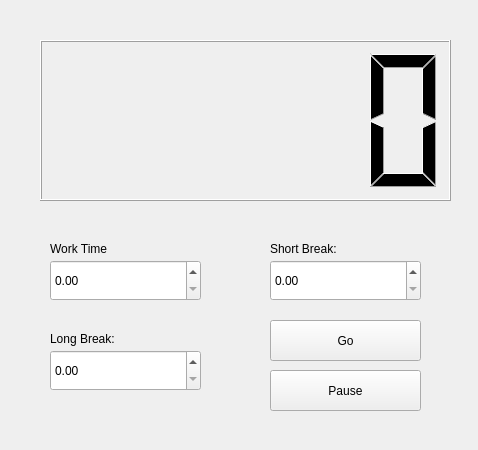
<?xml version="1.0" encoding="UTF-8"?>
<ui version="4.0">
 <class>Form</class>
 <widget class="QWidget" name="Form">
  <property name="geometry">
   <rect>
    <x>0</x>
    <y>0</y>
    <width>478</width>
    <height>450</height>
   </rect>
  </property>
  <property name="windowTitle">
   <string>Form</string>
  </property>
  <widget class="QPushButton" name="pushButton">
   <property name="geometry">
    <rect>
     <x>270</x>
     <y>320</y>
     <width>151</width>
     <height>41</height>
    </rect>
   </property>
   <property name="text">
    <string>Go</string>
   </property>
  </widget>
  <widget class="QPushButton" name="pushButton_2">
   <property name="geometry">
    <rect>
     <x>270</x>
     <y>370</y>
     <width>151</width>
     <height>41</height>
    </rect>
   </property>
   <property name="text">
    <string>Pause</string>
   </property>
  </widget>
  <widget class="QLCDNumber" name="lcdNumber">
   <property name="geometry">
    <rect>
     <x>40</x>
     <y>40</y>
     <width>411</width>
     <height>161</height>
    </rect>
   </property>
  </widget>
  <widget class="QDoubleSpinBox" name="doubleSpinBox">
   <property name="geometry">
    <rect>
     <x>50</x>
     <y>260</y>
     <width>151</width>
     <height>41</height>
    </rect>
   </property>
  </widget>
  <widget class="QLabel" name="label">
   <property name="geometry">
    <rect>
     <x>50</x>
     <y>240</y>
     <width>91</width>
     <height>17</height>
    </rect>
   </property>
   <property name="text">
    <string>Work Time</string>
   </property>
  </widget>
  <widget class="QLabel" name="label_2">
   <property name="geometry">
    <rect>
     <x>270</x>
     <y>240</y>
     <width>91</width>
     <height>17</height>
    </rect>
   </property>
   <property name="text">
    <string>Short Break:</string>
   </property>
  </widget>
  <widget class="QDoubleSpinBox" name="doubleSpinBox_2">
   <property name="geometry">
    <rect>
     <x>270</x>
     <y>260</y>
     <width>151</width>
     <height>41</height>
    </rect>
   </property>
  </widget>
  <widget class="QLabel" name="label_3">
   <property name="geometry">
    <rect>
     <x>50</x>
     <y>330</y>
     <width>91</width>
     <height>17</height>
    </rect>
   </property>
   <property name="text">
    <string>Long Break:</string>
   </property>
  </widget>
  <widget class="QDoubleSpinBox" name="doubleSpinBox_3">
   <property name="geometry">
    <rect>
     <x>50</x>
     <y>350</y>
     <width>151</width>
     <height>41</height>
    </rect>
   </property>
  </widget>
 </widget>
 <resources/>
 <connections/>
</ui>
